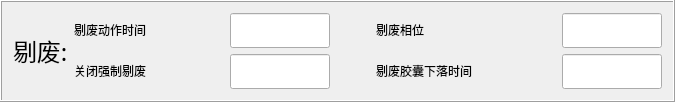
          <widget class="QFrame" name="frame_2">
           <property name="frameShape">
            <enum>QFrame::Box</enum>
           </property>
           <property name="frameShadow">
            <enum>QFrame::Raised</enum>
           </property>
           <layout class="QHBoxLayout" name="horizontalLayout_20">
            <item>
             <layout class="QHBoxLayout" name="horizontalLayout_16">
              <item>
               <widget class="QLabel" name="label_28">
                <property name="sizePolicy">
                 <sizepolicy hsizetype="Fixed" vsizetype="Fixed">
                  <horstretch>0</horstretch>
                  <verstretch>0</verstretch>
                 </sizepolicy>
                </property>
                <property name="minimumSize">
                 <size>
                  <width>55</width>
                  <height>30</height>
                 </size>
                </property>
                <property name="maximumSize">
                 <size>
                  <width>55</width>
                  <height>30</height>
                 </size>
                </property>
                <property name="font">
                 <font>
                  <family>幼圆</family>
                  <pointsize>18</pointsize>
                  <weight>50</weight>
                  <italic>false</italic>
                  <bold>false</bold>
                 </font>
                </property>
                <property name="styleSheet">
                 <string notr="true">font: 18pt &quot;幼圆&quot;;</string>
                </property>
                <property name="text">
                 <string>剔废:</string>
                </property>
               </widget>
              </item>
              <item>
               <layout class="QGridLayout" name="gridLayout_10">
                <item row="0" column="4">
                 <widget class="QLineEdit" name="lE_RejectPhase">
                  <property name="minimumSize">
                   <size>
                    <width>100</width>
                    <height>35</height>
                   </size>
                  </property>
                  <property name="maximumSize">
                   <size>
                    <width>100</width>
                    <height>35</height>
                   </size>
                  </property>
                 </widget>
                </item>
                <item row="0" column="3">
                 <widget class="QLabel" name="label_37">
                  <property name="sizePolicy">
                   <sizepolicy hsizetype="Fixed" vsizetype="Fixed">
                    <horstretch>0</horstretch>
                    <verstretch>0</verstretch>
                   </sizepolicy>
                  </property>
                  <property name="minimumSize">
                   <size>
                    <width>150</width>
                    <height>30</height>
                   </size>
                  </property>
                  <property name="maximumSize">
                   <size>
                    <width>150</width>
                    <height>30</height>
                   </size>
                  </property>
                  <property name="styleSheet">
                   <string notr="true">font: 18pt &quot;幼圆&quot;;</string>
                  </property>
                  <property name="text">
                   <string>剔废相位</string>
                  </property>
                 </widget>
                </item>
                <item row="0" column="0">
                 <widget class="QLabel" name="label_10">
                  <property name="sizePolicy">
                   <sizepolicy hsizetype="Fixed" vsizetype="Fixed">
                    <horstretch>0</horstretch>
                    <verstretch>0</verstretch>
                   </sizepolicy>
                  </property>
                  <property name="minimumSize">
                   <size>
                    <width>150</width>
                    <height>30</height>
                   </size>
                  </property>
                  <property name="maximumSize">
                   <size>
                    <width>150</width>
                    <height>30</height>
                   </size>
                  </property>
                  <property name="styleSheet">
                   <string notr="true">font: 18pt &quot;幼圆&quot;;</string>
                  </property>
                  <property name="text">
                   <string>剔废动作时间</string>
                  </property>
                 </widget>
                </item>
                <item row="1" column="0">
                 <widget class="QLabel" name="label_18">
                  <property name="sizePolicy">
                   <sizepolicy hsizetype="Fixed" vsizetype="Fixed">
                    <horstretch>0</horstretch>
                    <verstretch>0</verstretch>
                   </sizepolicy>
                  </property>
                  <property name="minimumSize">
                   <size>
                    <width>150</width>
                    <height>30</height>
                   </size>
                  </property>
                  <property name="maximumSize">
                   <size>
                    <width>150</width>
                    <height>30</height>
                   </size>
                  </property>
                  <property name="styleSheet">
                   <string notr="true">font: 18pt &quot;幼圆&quot;;</string>
                  </property>
                  <property name="text">
                   <string>关闭强制剔废</string>
                  </property>
                 </widget>
                </item>
                <item row="1" column="4">
                 <widget class="QLineEdit" name="lE_RejectFallingTime">
                  <property name="minimumSize">
                   <size>
                    <width>100</width>
                    <height>35</height>
                   </size>
                  </property>
                  <property name="maximumSize">
                   <size>
                    <width>100</width>
                    <height>35</height>
                   </size>
                  </property>
                 </widget>
                </item>
                <item row="1" column="1">
                 <widget class="QLineEdit" name="lE_DisableForceReject">
                  <property name="minimumSize">
                   <size>
                    <width>100</width>
                    <height>35</height>
                   </size>
                  </property>
                  <property name="maximumSize">
                   <size>
                    <width>100</width>
                    <height>35</height>
                   </size>
                  </property>
                  <property name="text">
                   <string/>
                  </property>
                 </widget>
                </item>
                <item row="0" column="1">
                 <widget class="QLineEdit" name="lE_RejectTime">
                  <property name="minimumSize">
                   <size>
                    <width>100</width>
                    <height>35</height>
                   </size>
                  </property>
                  <property name="maximumSize">
                   <size>
                    <width>100</width>
                    <height>35</height>
                   </size>
                  </property>
                 </widget>
                </item>
                <item row="1" column="3">
                 <widget class="QLabel" name="label_43">
                  <property name="sizePolicy">
                   <sizepolicy hsizetype="Fixed" vsizetype="Fixed">
                    <horstretch>0</horstretch>
                    <verstretch>0</verstretch>
                   </sizepolicy>
                  </property>
                  <property name="minimumSize">
                   <size>
                    <width>180</width>
                    <height>30</height>
                   </size>
                  </property>
                  <property name="maximumSize">
                   <size>
                    <width>180</width>
                    <height>30</height>
                   </size>
                  </property>
                  <property name="styleSheet">
                   <string notr="true">font: 16pt &quot;幼圆&quot;;</string>
                  </property>
                  <property name="text">
                   <string>剔废胶囊下落时间</string>
                  </property>
                 </widget>
                </item>
                <item row="1" column="2">
                 <spacer name="horizontalSpacer_19">
                  <property name="orientation">
                   <enum>Qt::Horizontal</enum>
                  </property>
                  <property name="sizeHint" stdset="0">
                   <size>
                    <width>40</width>
                    <height>20</height>
                   </size>
                  </property>
                 </spacer>
                </item>
               </layout>
              </item>
             </layout>
            </item>
           </layout>
          </widget>
